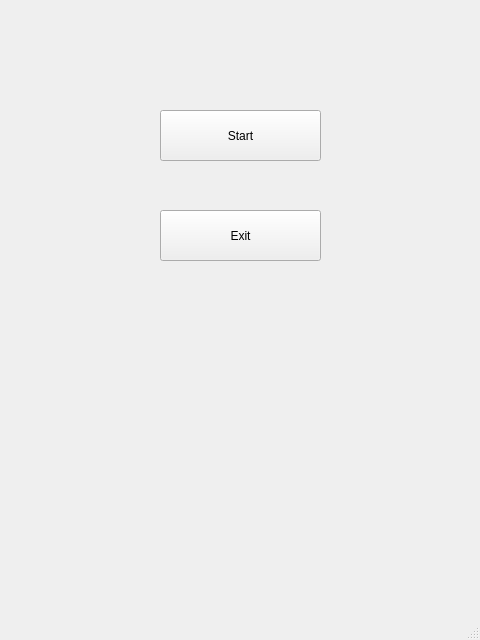
<?xml version="1.0" encoding="UTF-8"?>
<ui version="4.0">
 <class>MainWindow</class>
 <widget class="QMainWindow" name="MainWindow">
  <property name="geometry">
   <rect>
    <x>0</x>
    <y>0</y>
    <width>480</width>
    <height>640</height>
   </rect>
  </property>
  <property name="windowTitle">
   <string>MainWindow</string>
  </property>
  <widget class="QWidget" name="centralwidget">
   <widget class="QPushButton" name="pushButton">
    <property name="geometry">
     <rect>
      <x>160</x>
      <y>110</y>
      <width>161</width>
      <height>51</height>
     </rect>
    </property>
    <property name="text">
     <string>Start</string>
    </property>
   </widget>
   <widget class="QPushButton" name="pushButton_2">
    <property name="geometry">
     <rect>
      <x>160</x>
      <y>210</y>
      <width>161</width>
      <height>51</height>
     </rect>
    </property>
    <property name="text">
     <string>Exit</string>
    </property>
   </widget>
  </widget>
  <widget class="QMenuBar" name="menubar">
   <property name="geometry">
    <rect>
     <x>0</x>
     <y>0</y>
     <width>480</width>
     <height>25</height>
    </rect>
   </property>
  </widget>
  <widget class="QStatusBar" name="statusbar"/>
 </widget>
 <resources/>
 <connections/>
</ui>
